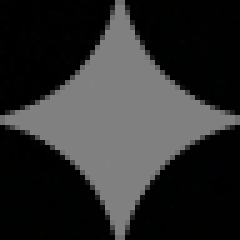
#> input picture src/assets/bg_48.png, 48 x 48 px (shown 5 times larger)
$ python -i watermark_remover.py   (imports and definitions only)
#> lines starting #> are read from the running program, lines starting #| are printed output that depends on the picture
### src/utils/logger.py
"""
统一日志配置模块

提供全局日志配置和模块级 logger 获取功能。
"""
import logging
import io
import sys


# [35 lines left out: functions _ensure_utf8_console_streams, setup_logging, not called in this run]


def get_logger(name: str) -> logging.Logger:
    """
    获取模块 logger

    Args:
        name: 模块名称，通常使用 __name__

    Returns:
        配置好的 Logger 实例
    """
    return logging.getLogger(name)

### src/utils/watermark_remover.py
"""
Gemini 图片去水印工具
基于反向 Alpha 混合算法，移植自 gemini-watermark-remover

原理：
- Gemini 添加水印: watermarked = α × logo + (1 - α) × original
- 反向还原公式: original = (watermarked - α × logo) / (1 - α)

参考: https://github.com/wenming-ma/gemini-watermark-remover
"""
import asyncio
from pathlib import Path
from typing import Optional

import numpy as np
from PIL import Image

from .logger import get_logger

logger = get_logger(__name__)

# 常量定义
ALPHA_THRESHOLD = 0.002  # 忽略极小的 alpha 值（噪声）
MAX_ALPHA = 0.99         # 避免除以接近零的值
LOGO_VALUE = 255         # 白色水印的颜色值

# 资源路径
ASSETS_DIR = Path(__file__).parent.parent / "assets"
BG_48_PATH = ASSETS_DIR / "bg_48.png"
BG_96_PATH = ASSETS_DIR / "bg_96.png"


class GeminiWatermarkRemover:
    """
    Gemini 图片去水印器

    使用方式:
        remover = GeminiWatermarkRemover()
        remover.remove_watermark(image_path)  # 原地修改
        # 或
        remover.remove_watermark(image_path, output_path)  # 保存到新文件
    """

    def __init__(self):
        """初始化去水印器，预加载 alpha map"""
        self._alpha_maps: dict[int, np.ndarray] = {}
        self._load_alpha_maps()
#> in _load_alpha_maps, bg_img is the input picture: PIL image 48x48 RGB; mean R, G, B 45.7, 45.9, 45.8

    def _load_alpha_maps(self):
        """从背景图片加载 alpha map"""
        for size, path in [(48, BG_48_PATH), (96, BG_96_PATH)]:
            if not path.exists():
                logger.warning("Alpha map 文件不存在: %s", path)
                continue

            # 读取背景图片
            bg_img = Image.open(path).convert("RGB")
            bg_array = np.array(bg_img, dtype=np.float32)

            # 计算 alpha map: 取 RGB 最大值并归一化到 [0, 1]
            alpha_map = np.max(bg_array, axis=2) / 255.0
            self._alpha_maps[size] = alpha_map

            logger.debug("已加载 %dx%d alpha map", size, size)

    def _detect_watermark_config(self, width: int, height: int) -> dict:
        """
        根据图片尺寸检测水印配置

        Gemini 规则:
        - 宽高都 > 1024: 使用 96×96 水印，边距 64px
        - 其他情况: 使用 48×48 水印，边距 32px
        """
        if width > 1024 and height > 1024:
            return {
                "logo_size": 96,
                "margin_right": 64,
                "margin_bottom": 64
            }
        else:
            return {
                "logo_size": 48,
                "margin_right": 32,
                "margin_bottom": 32
            }

    def _calculate_watermark_position(self, width: int, height: int, config: dict) -> dict:
        """计算水印在图片中的位置"""
        logo_size = config["logo_size"]
        margin_right = config["margin_right"]
        margin_bottom = config["margin_bottom"]

        return {
            "x": width - margin_right - logo_size,
            "y": height - margin_bottom - logo_size,
            "width": logo_size,
            "height": logo_size
        }

    def _remove_watermark_from_array(
        self,
        img_array: np.ndarray,
        alpha_map: np.ndarray,
        position: dict
    ) -> np.ndarray:
        """
        使用反向 Alpha 混合从图片数组中移除水印

        Args:
            img_array: 图片数组 (H, W, C)，会被原地修改
            alpha_map: Alpha 通道数据 (logo_size, logo_size)
            position: 水印位置 {x, y, width, height}

        Returns:
            修改后的图片数组
        """
        x, y = position["x"], position["y"]
        w, h = position["width"], position["height"]

        # 提取水印区域
        watermark_region = img_array[y:y+h, x:x+w].astype(np.float32)

        # 创建 alpha 掩码，排除噪声值
        valid_mask = alpha_map >= ALPHA_THRESHOLD

        # 限制 alpha 值，避免除零
        alpha_clamped = np.clip(alpha_map, 0, MAX_ALPHA)
        one_minus_alpha = 1.0 - alpha_clamped

        # 对每个颜色通道应用反向 Alpha 混合
        for c in range(3):  # RGB
            channel = watermark_region[:, :, c]

            # 反向 Alpha 混合: original = (watermarked - α × logo) / (1 - α)
            original = (channel - alpha_clamped * LOGO_VALUE) / one_minus_alpha

            # 只在有效区域应用
            channel[valid_mask] = original[valid_mask]

        # 裁剪到 [0, 255] 并写回
        watermark_region = np.clip(watermark_region, 0, 255)
        img_array[y:y+h, x:x+w] = watermark_region.astype(np.uint8)

        return img_array

    def remove_watermark(
        self,
        image_path: Path,
        output_path: Optional[Path] = None
    ) -> Path:
        """
        从图片中移除 Gemini 水印

        Args:
            image_path: 输入图片路径
            output_path: 输出路径，为 None 时原地修改

        Returns:
            输出文件路径
        """
#> called with image_path = '../assets/bg_48.png'
        image_path = Path(image_path)
        if output_path is None:
            output_path = image_path

        # 读取图片
        img = Image.open(image_path)
        width, height = img.size
#> width = 48; height = 48

        # 检测水印配置
        config = self._detect_watermark_config(width, height)
        logo_size = config["logo_size"]
#> logo_size = 48

        # 检查是否有对应的 alpha map
        if logo_size not in self._alpha_maps:
            logger.warning("未找到 %dx%d 的 alpha map，跳过去水印", logo_size, logo_size)
            return output_path

        alpha_map = self._alpha_maps[logo_size]
        position = self._calculate_watermark_position(width, height, config)

        # 转换为数组处理
        # 保持原始模式，但处理时使用 RGB
        original_mode = img.mode
#> original_mode = 'RGB'
        if img.mode == "RGBA":
            # 保存 alpha 通道
            alpha_channel = img.split()[3]
            img_rgb = img.convert("RGB")
        elif img.mode != "RGB":
            img_rgb = img.convert("RGB")
            alpha_channel = None
        else:
            img_rgb = img
            alpha_channel = None

        img_array = np.array(img_rgb)

        # 移除水印
        img_array = self._remove_watermark_from_array(img_array, alpha_map, position)
#> in _remove_watermark_from_array, `watermark_region = img_array[y:y+h, x:x+w].astype(np.float32)`: watermark_region = empty array
#> in _remove_watermark_from_array, `valid_mask = alpha_map >= ALPHA_THRESHOLD`:
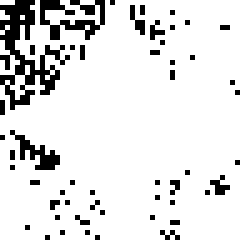
#> valid_mask: shape (48, 48) bool (shown 5 times larger); 88% white; black in thin lines or dots
#> in _remove_watermark_from_array, `one_minus_alpha = 1.0 - alpha_clamped`:
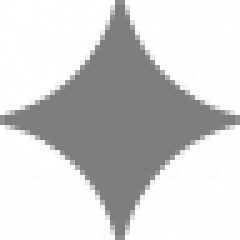
#> one_minus_alpha: shape (48, 48) float32 (shown 5 times larger); min 0.494, max 1, mean 0.82

        # 转回 PIL Image
        result_img = Image.fromarray(img_array, mode="RGB")

        # 如果原图有 alpha 通道，恢复它
        if alpha_channel is not None:
            result_img = result_img.convert("RGBA")
            result_img.putalpha(alpha_channel)

        # 保存
        result_img.save(output_path)

        logger.info(
            "已移除水印: %s (%dx%d, logo=%d)",
            image_path.name, width, height, logo_size
        )

        return output_path

    async def remove_watermark_async(
        self,
        image_path: Path,
        output_path: Optional[Path] = None
    ) -> Path:
        """异步版本的去水印方法"""
        return await asyncio.to_thread(
            self.remove_watermark, image_path, output_path
        )


# 全局单例
_remover: Optional[GeminiWatermarkRemover] = None


def get_watermark_remover() -> GeminiWatermarkRemover:
    """获取去水印器单例"""
    global _remover
    if _remover is None:
        _remover = GeminiWatermarkRemover()
    return _remover


def remove_gemini_watermark(
    image_path: Path,
    output_path: Optional[Path] = None
) -> Path:
    """
    便捷函数：移除 Gemini 水印

    Args:
        image_path: 输入图片路径
        output_path: 输出路径，为 None 时原地修改

    Returns:
        输出文件路径
    """
    remover = get_watermark_remover()
    return remover.remove_watermark(image_path, output_path)


# [7 lines not run here, left out]

#> (the run stopped early here; a loop or call above may not have finished)
